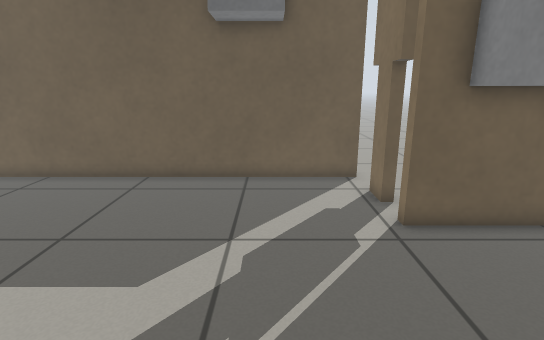
[1] (above)

16 first-person views from a walk through a world built for the Gazebo simulator. The camera is 0.86 m above the floor, tilts 14° down and sees 80° across. The floor is counted in squares, 0.25 m on a side. Each view is taken from the middle of a square. On the plan, view 1 faces up. The plan holds only what a view shows up to about 20 squares ahead; the rest is blank.

[2]
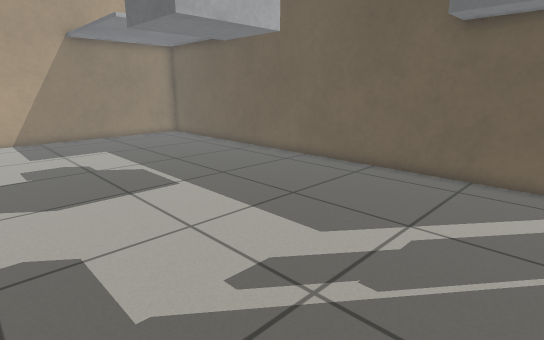

[3]
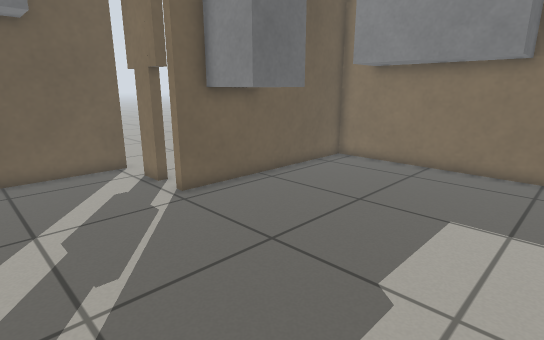

[4]
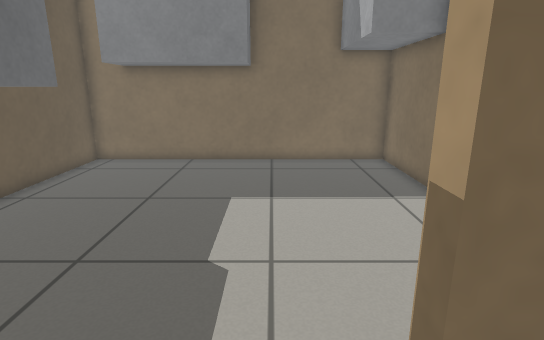

[5]
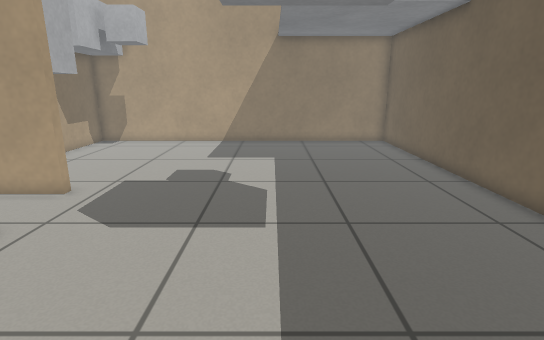

[6]
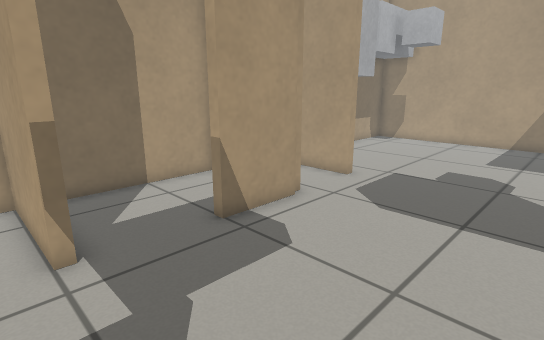

[7]
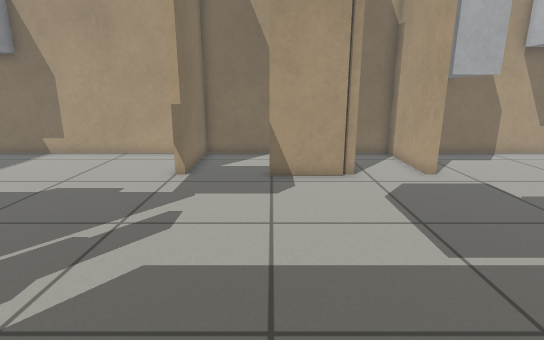

[8]
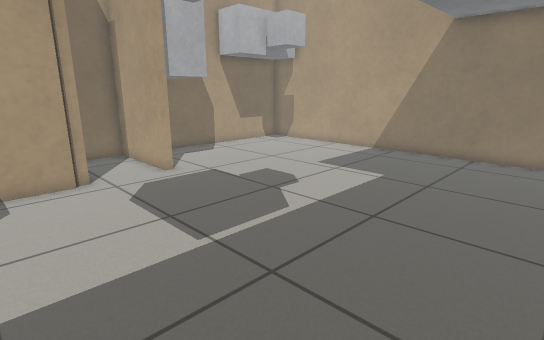

[9]
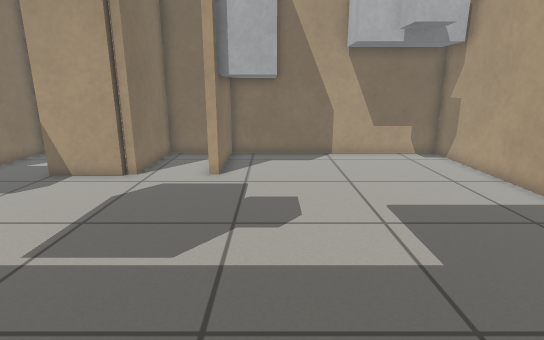

[10]
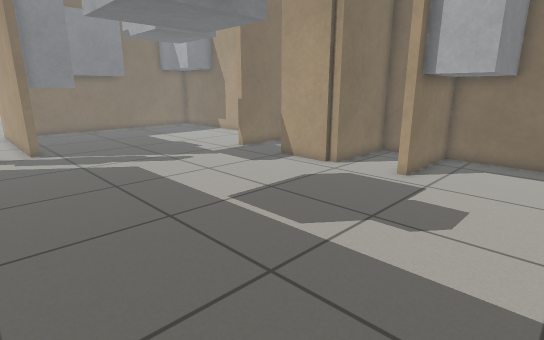

[11]
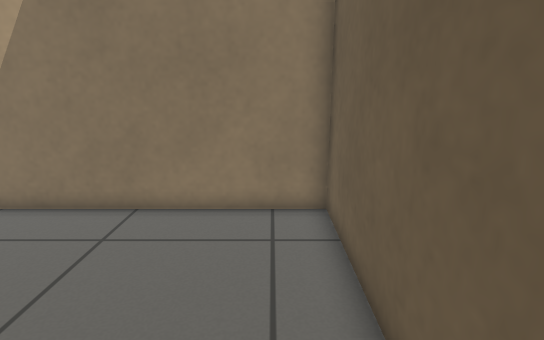

[12]
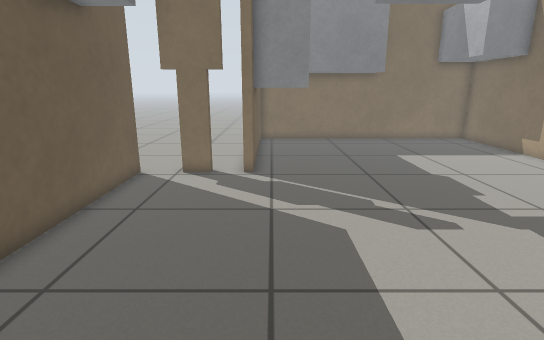

[13]
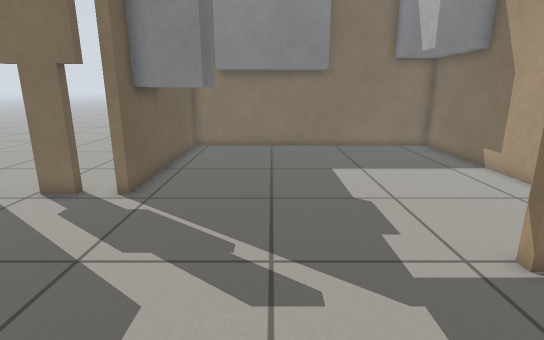

[14]
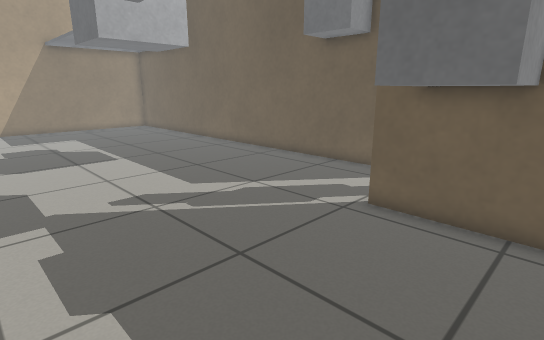

[15]
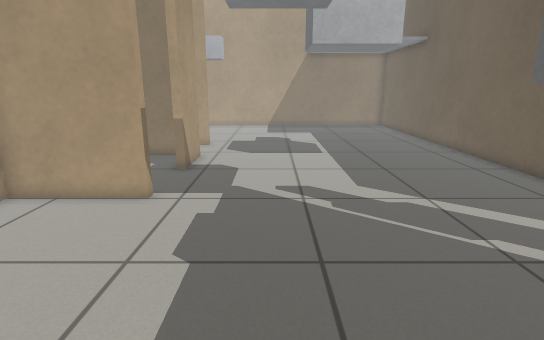

[16]
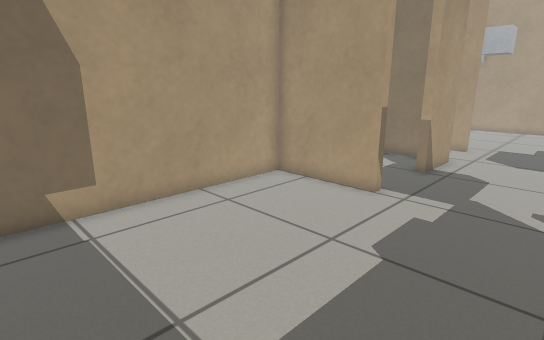

### Floor plan
Key: @ floor where view 1 was taken; # wall or solid block; . floor; B grey box.
Columns run from 23 left of view 1 to 13 right of it. Each row starts with its distance up from view 1.
 16                            ......
 15                            ......
 14                            .........
 13 ###########################.........
 12 #..................................
 11 #.........................##.....
 10 #.........................##......
  9 #.........................##......
  8 #.........................###########
  7 #...........................BBB.....#
  6 #...........................BBB...BB#
  5 #...........................BBB...B.#
  4 #.................................B.#
  3 #.................................B.#
  2 #.................................B.#
  1 #.................................B.#
  0 #......................@..........BBB
 -1 #...................................#
 -2 #..........##..####...#.............#
 -3 #........BBB#..#......#.............#
 -4 #........BBB#..#......#.............#
 -5 #........BBB#..#......#.............#
 -6 #........BBB#..#......#.............#
 -7 #####################################

Positions as (right, up) in squares from view 1, and headings:
1: (0, 0), facing up
2: (2, -1), facing up-left
3: (-2, -2), facing up-right
4: (-3, -1), facing right
5: (-1, 5), facing left
6: (0, 5), facing down-left
7: (-5, 11), facing down
8: (-5, 11), facing down-left
9: (-14, 11), facing down
10: (-17, 11), facing down-right
11: (-14, 11), facing left
12: (-10, 7), facing right
13: (-7, 3), facing right
14: (8, -1), facing up-left
15: (9, 2), facing left
16: (9, 3), facing down-left
